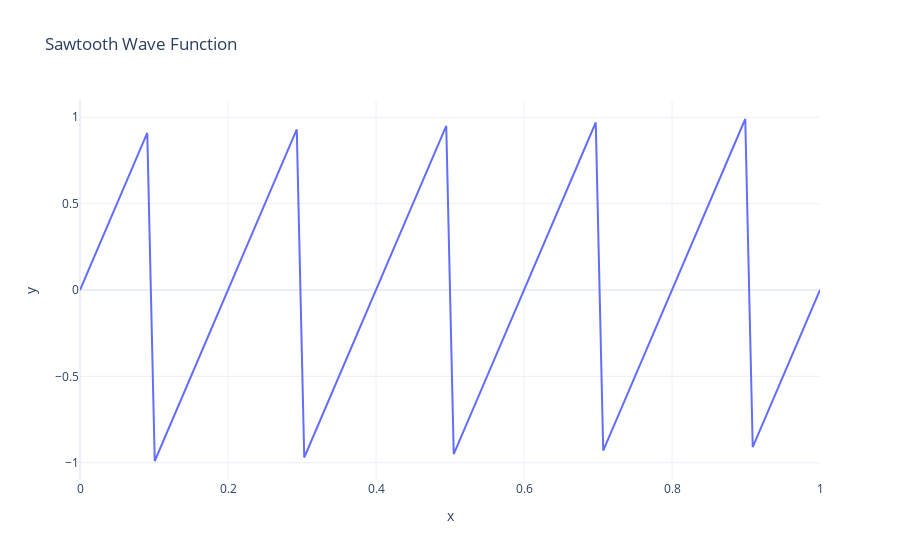

Here is the notebook cell this chart was saved with:
### Code cell
import numpy as np
import plotly.graph_objects as go

# 鋸歯状の点列を生成する関数
def generate_sawtooth_wave(num_points=100, amplitude=1, frequency=5):
    x = np.linspace(0, 1, num_points)
    y = amplitude * (2 * (frequency * x - np.floor(frequency * x + 0.5)))
    return x, y

# 鋸歯状のデータ生成
x, y = generate_sawtooth_wave()

# Plotlyで可視化
fig = go.Figure()

fig.add_trace(go.Scatter(
    x=x, y=y,
    mode='lines',
    name='Sawtooth Wave'
))

fig.update_layout(
    title="Sawtooth Wave Function",
    xaxis_title="x",
    yaxis_title="y",
    template="plotly_white"
)

fig.show()
